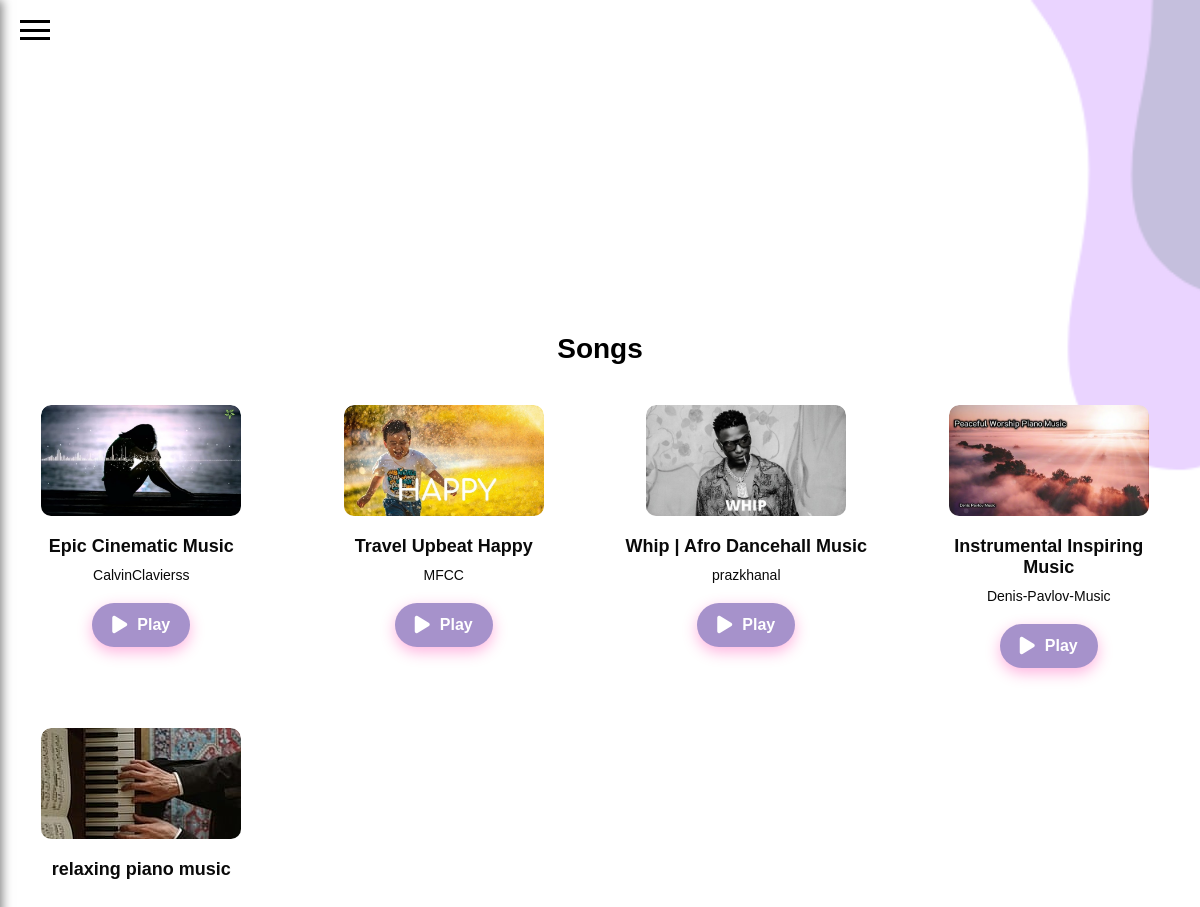
The page /songs (signed in) on the database its author committed.
### tables this page shows
CREATE TABLE Songs (
        id INTEGER PRIMARY KEY AUTOINCREMENT,
        image TEXT NOT NULL,           -- Path to the image (album cover)
        title TEXT NOT NULL,           -- Song title
        artist TEXT NOT NULL,          -- Artist name
        song TEXT NOT NULL,            -- Path to the song file
        mode TEXT NOT NULL DEFAULT 'unknown'  -- Mode (default is 'unknown')
    );

### app.py (the view)
@app.route('/songs')
def songs():
    if 'username' not in session:
        return redirect(url_for('login'))  # Redirect to login if not logged in
    conn = get_db_connection()
    c = conn.cursor()
    c.execute("SELECT * FROM Songs")
    songs = c.fetchall()
    conn.close()
    return render_template('songs.html', songs=songs)

### app.py (called while the page is built)
def get_db_connection():
    conn = sqlite3.connect('sqlit.db')
    conn.row_factory = sqlite3.Row
    return conn

### templates/songs.html (shortened to what this page needs)
<!DOCTYPE html>
<html lang="en">
<head>
    <link rel="stylesheet" href="{{ url_for('static', filename='css/playlist.css') }}">
    <link rel="stylesheet" href="https://cdnjs.cloudflare.com/ajax/libs/font-awesome/6.0.0-beta3/css/all.min.css">
</head>
<body>
<div class="hamburger" id="hamburger">
    <div></div>
    <div></div>
    <div></div>
</div>
<div class="content" style="z-index: 1; position: relative; overflow: hidden;">
    <h1>Songs</h1>
    <div class="playlist-container">
        {% if songs %}
            {% for song in songs %}
                <div class="song-item">
                    <div class="i" style=" height: 111px; border-radius: 10px;overflow: hidden;">
                        <img src="{{ url_for('static', filename='images/' + song['image']) }}" alt="Album Cover" class="album-cover">
                    </div>
                    <div class="song-info">
                        <div class="info">
                            <div class="song-title">{{ song['title'] }}</div>
                            <div class="song-artist">{{ song['artist'] }}</div>
                        </div>
                        <button class="play-button" onclick="playSong('{{ url_for('static', filename='songs/' + song['song']) }}', this)">
                            <i class="fas fa-play"></i>
                            Play
                        </button>
                    </div>
                </div>
            {% endfor %}
        {% else %}
            <p>No songs found for the emotion: {{ emotion }}.</p>
        {% endif %}
    </div>
</div>
</body>
</html>

### static/css/playlist.css (style rules this page uses)
body { font-family: 'Poppins', sans-serif; background-image: url('../image/bg2.png'); background-size: cover; background-position: center; background-repeat: no-repeat; margin: 0; display: flex; justify-content: center; align-items: center; height: 100vh; overflow: hidden; position: relative; color: #000000; }
h1 { text-align: center; margin-bottom: 10px; font-size: 28px; }
.playlist-container { display: grid; grid-template-columns: repeat(auto-fit, minmax(250px, 1fr)); gap: 20px; max-width: 1200px; margin: 20px auto; max-height: 500px; overflow-y: scroll; padding-right: 10px; }
.song-item { border-radius: 10px; padding: 20px; display: flex; flex-direction: column; align-items: center; transition: transform 0.3s ease, box-shadow 0.3s ease; }
.album-cover { width: 100%; max-width: 200px; border-radius: 10px; margin-bottom: 20px; }
.song-info { margin-top: 20px; display: flex; flex-direction: column; align-items: center; text-align: center; }
.song-title { color: #0a0a0a; font-size: 18px; font-weight: bold; margin-bottom: 10px; }
.song-artist { color: #080808; font-size: 14px; margin-bottom: 20px; }
.play-button { background-color: #a692cb; border: none; border-radius: 50px; padding: 12px 20px; color: #FFFFFF; font-size: 16px; font-weight: bold; cursor: pointer; transition: background-color 0.3s ease; display: flex; align-items: center; gap: 10px; justify-content: center; box-shadow: 0px 5px 15px rgba(255, 0, 150, 0.3); }
.play-button i { font-size: 20px; }
.hamburger { position: absolute; top: 20px; left: 20px; z-index: 3; cursor: pointer; display: flex; flex-direction: column; justify-content: space-between; width: 30px; height: 20px; }
.hamburger div { width: 30px; height: 3px; background-color: #000000; transition: all 0.3s ease; }

### rows shown on the page
Songs: image (picture), title "Epic Cinematic Music", artist "CalvinClavierss"
Songs: image (picture), title "Travel Upbeat Happy", artist "MFCC"
Songs: image (picture), title "Whip | Afro Dancehall Music", artist "prazkhanal"
Songs: image (picture), title "Instrumental Inspiring Music", artist "Denis-Pavlov-Music"
Songs: image (picture), title "relaxing piano music"
